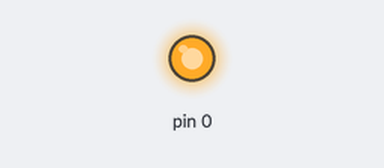
Bench run of a sketch on a simulated Arduino Uno, built with avr-gcc and run on an emulated ATmega328P. Parts: output pins drawn as LEDs (lit = HIGH).

Above: at 0.1 s.
At 0.6 s:
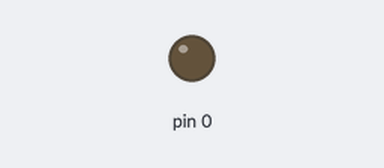
Timing chart, 0 to 2.1 s (numbered marks = the images above):
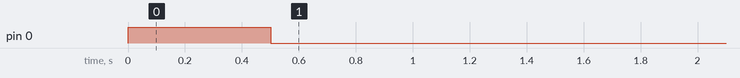

The sketch:

Receptor.ino
```cpp
#include <SoftwareSerial.h>

SoftwareSerial mySerial(1, 2); // RX, TX
int state = 0;
unsigned long int now = millis();

void setup()
{
  mySerial.begin(9600);
  pinMode(0,OUTPUT);
}

void loop() // run over and over
{
  if(mySerial.available()){
    if (mySerial.read() == '$'){
      now = millis();
    }
  }

  if((millis()-now)<500){
    digitalWrite(0,1);
  }else{
    digitalWrite(0,0);
  }

}
```

Measured:
- by itself, pin 0: LOW → HIGH at 0.00 s, → LOW 0.50 s later
